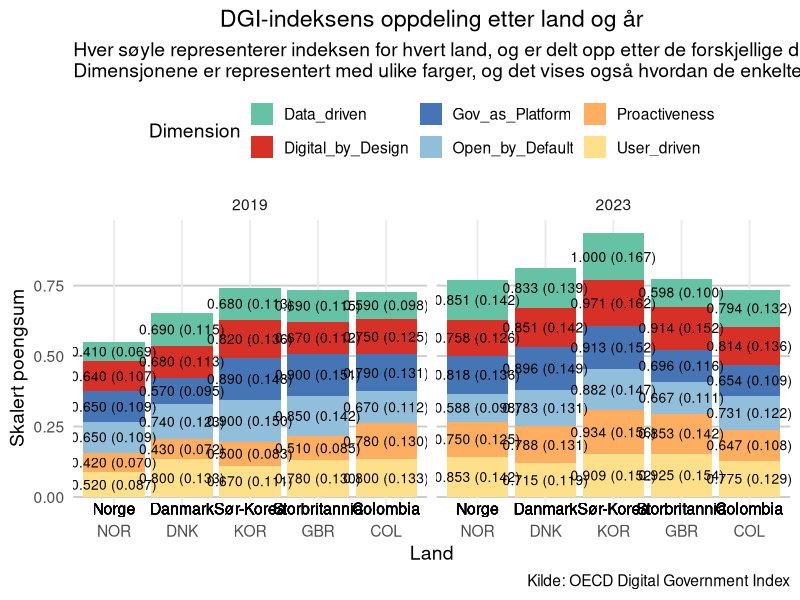

This figure's R source:
# Load necessary libraries
library(tidyverse)

#Character standard
Sys.setlocale("LC_CTYPE", "Norwegian_Norway.UTF-8")

# Read the 2019 and 2023 data for Norway, Denmark, UK, SK, and Colombia
countries <- c("NOR", "DNK", "GBR", "KOR", "COL")
data_2019 <- read_csv("OECD_DGI_Full_2019.csv") %>%
  filter(Country %in% countries)  # Filter for selected countries

data_2023 <- read_csv("OECD_DGI_2023_Full.csv") %>%
  filter(Country %in% countries)  # Filter for selected countries

# Manually reshape the 2019 data into long format with Country included
reshape_data <- function(data, year) {
  data_long <- data.frame(
    Dimension = c("Digital_by_Design", "Gov_as_Platform", "Open_by_Default", 
                  "Data_driven", "User_driven", "Proactiveness"),
    Score = c(data$Digital_by_Design_2019, 
              data$Gov_as_Platform_2019,
              data$Open_by_Default_2019, 
              data$Data_driven_2019, 
              data$User_driven_2019, 
              data$Proactiveness_2019),
    Country = data$Country  # Make sure to keep Country in the reshaped data
  )
  mutate(data_long, Year = year, DGI_Score = data$Composite_2019)
}

# Reshape for each country
norway_2019_long <- reshape_data(data_2019 %>% filter(Country == "NOR"), "2019")
denmark_2019_long <- reshape_data(data_2019 %>% filter(Country == "DNK"), "2019")
uk_2019_long <- reshape_data(data_2019 %>% filter(Country == "GBR"), "2019")
sk_2019_long <- reshape_data(data_2019 %>% filter(Country == "KOR"), "2019")
colombia_2019_long <- reshape_data(data_2019 %>% filter(Country == "COL"), "2019")

# Manually reshape the 2023 data into long format for all countries with Country included
reshape_data_2023 <- function(data, year) {
  data_long <- data.frame(
    Dimension = c("Digital_by_Design", "Gov_as_Platform", "Open_by_Default", 
                  "Data_driven", "User_driven", "Proactiveness"),
    Score = c(data$Digital_by_Design_2023, 
              data$Gov_as_Platform_2023,
              data$Open_by_Default_2023, 
              data$Data_driven_2023, 
              data$User_driven_2023, 
              data$Proactiveness_2023),
    Country = data$Country  # Ensure Country column is retained
  )
  mutate(data_long, Year = year, DGI_Score = data$Composite_2023)
}

# Reshape for each country
norway_2023_long <- reshape_data_2023(data_2023 %>% filter(Country == "NOR"), "2023")
denmark_2023_long <- reshape_data_2023(data_2023 %>% filter(Country == "DNK"), "2023")
uk_2023_long <- reshape_data_2023(data_2023 %>% filter(Country == "GBR"), "2023")
sk_2023_long <- reshape_data_2023(data_2023 %>% filter(Country == "KOR"), "2023")
colombia_2023_long <- reshape_data_2023(data_2023 %>% filter(Country == "COL"), "2023")

# Combine all the reshaped data into one dataset
combined_data <- bind_rows(
  norway_2019_long, denmark_2019_long, uk_2019_long, sk_2019_long, colombia_2019_long,
  norway_2023_long, denmark_2023_long, uk_2023_long, sk_2023_long, colombia_2023_long
)

# Calculate the total sum of the dimension scores for each year and normalize
combined_data <- combined_data %>%
  group_by(Year, Country) %>%
  mutate(
    Total_Score = sum(Score),  # Total of dimension scores
    Distribution = Score / Total_Score,  # Calculate the distribution
    Scaled_Score = Distribution * DGI_Score,  # Scale the score to match the DGI score
    Label = sprintf("%.3f (%.1f%%): %.3f", Score, Distribution * 100, Scaled_Score)  # Label with original, proportion, and scaled score
  ) %>%
  ungroup()
# Country names to display below the columns
country_names <- c("NOR" = "Norge", "DNK" = "Danmark", "KOR" = "Sør-Korea", 
                   "GBR" = "Storbritannia", "COL" = "Colombia")

# Set the country order as a factor
combined_data$Country <- factor(combined_data$Country, levels = c("NOR", "DNK", "KOR", "GBR", "COL"))

# Plot the stacked bar for each country, year by year, with country names below the x-axis
ggplot(combined_data, aes(x = Country, y = Scaled_Score, fill = Dimension)) +
  geom_bar(stat = "identity", position = "stack") +  # Stack the dimensions
  facet_wrap(~ Year, scales = "free_x") +  # Separate plots for each year
  scale_fill_manual(values = c(
    "Digital_by_Design" = "#d73027", 
    "Gov_as_Platform" = "#4575b4", 
    "Open_by_Default" = "#91bfdb",
    "Data_driven" = "#66c2a5", 
    "User_driven" = "#fee08b",
    "Proactiveness" = "#fdae61"
  )) +
  labs(
    title = "DGI-indeksens oppdeling etter land og år",
    subtitle = "Hver søyle representerer indeksen for hvert land, og er delt opp etter de forskjellige dimensjonene i DGI-indeksen.\nDimensjonene er representert med ulike farger, og det vises også hvordan de enkelte dimensjonene bidrar til det totale indekspoengsummen.",
    x = "Land",
    y = "Skalert poengsum",
    caption = "Kilde: OECD Digital Government Index"
  ) +
  theme_minimal(base_size = 14) +
  theme(
    axis.text.x = element_text(angle = 0, hjust = 0.5),  # Make country names horizontal
    panel.grid.major.y = element_line(color = "grey80"),
    panel.grid.minor = element_blank(),
    legend.position = "top",  # Position the legend at the top
    plot.title = element_text(hjust = 0.5)  # Center the title
  ) +
  # Show dimension scores and scaled scores inside the bars
  geom_text(aes(label = sprintf("%.3f (%-.3f)", Score, Scaled_Score)), 
            position = position_stack(vjust = 0.5), size = 3.5) +  # Smaller text for labels
  # Add country names below the x-axis
  geom_text(aes(x = Country, y = -0.02, label = country_names[Country]), 
            size = 4, color = "black", vjust = 1)  # Country names below x-axis
